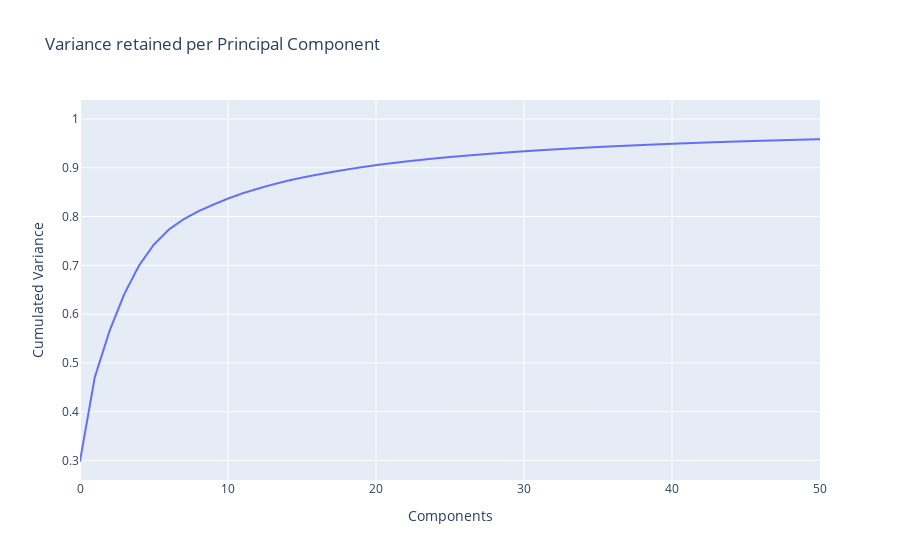

Here is the notebook cell this chart was saved with:
### Code cell
rec_pca.cumulated_variance

fig = px.line(x=np.arange(rec_pca.cumulated_variance.shape[0]),
        y=rec_pca.cumulated_variance,
       labels={'x':'Components','y':'Cumulated Variance'},
       title="Variance retained per Principal Component",
       range_x=[0,50])

fig.show()
fig.write_image("Cumulated_Variance.pdf")

### Figure 1 — Plotly figure (JSON) as saved in the notebook; plotly's stock layout.template omitted (floating-point values rounded to 4 significant figures; data arrays with more than 128 entries replaced by an {"elided": "..."} marker saying what was removed)
{"data": [{"hovertemplate": "Components=%{x}<br>Cumulated Variance=%{y}<extra></extra>", "legendgroup": "", "line": {"color": "#636efa", "dash": "solid"}, "marker": {"symbol": "circle"}, "mode": "lines", "name": "", "showlegend": false, "type": "scattergl", "x": {"elided": "2445 int values"}, "xaxis": "x", "y": {"elided": "2445 float values"}, "yaxis": "y"}], "layout": {"legend": {"tracegroupgap": 0}, "title": {"text": "Variance retained per Principal Component"}, "xaxis": {"anchor": "y", "domain": [0, 1], "range": [0, 50], "title": {"text": "Components"}}, "yaxis": {"anchor": "x", "domain": [0, 1], "title": {"text": "Cumulated Variance"}}}}
